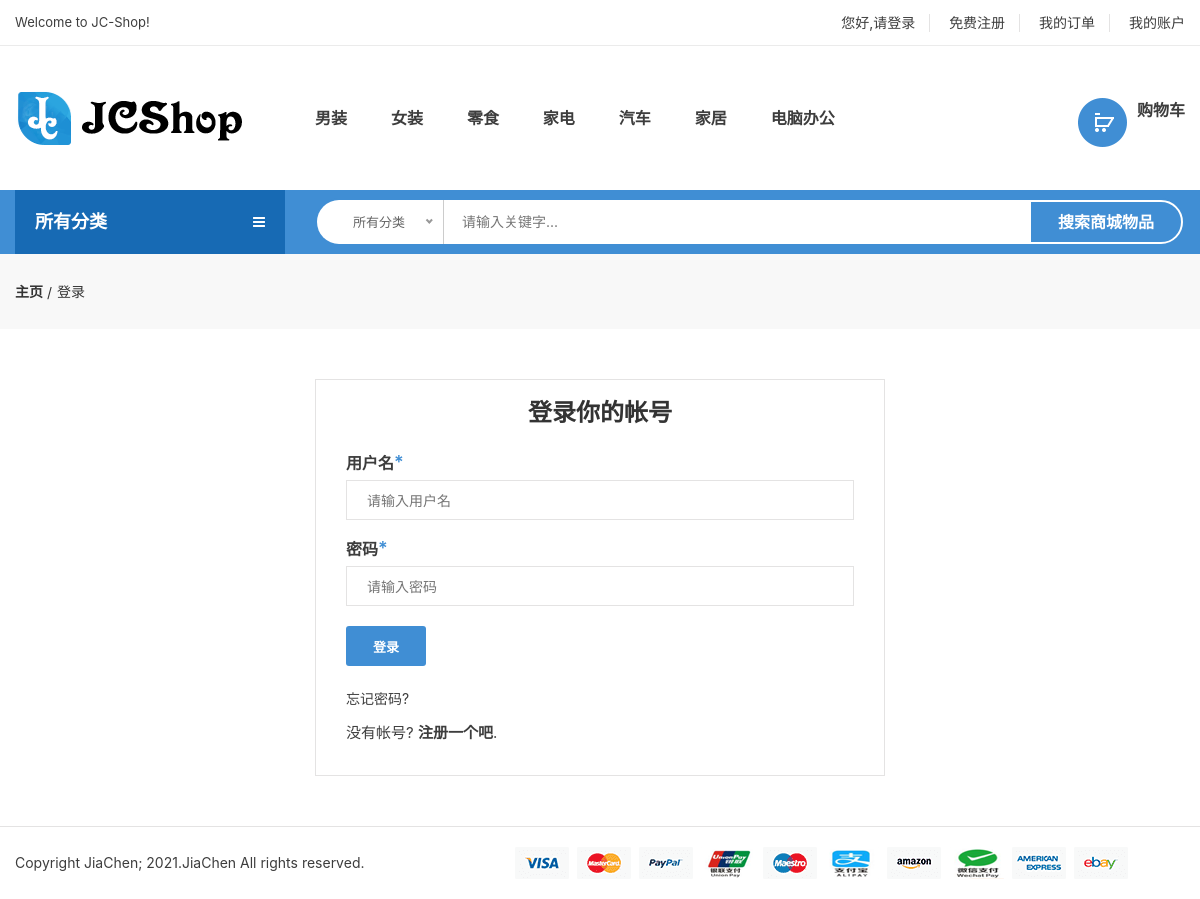
The page /login.php on the database its author committed.
### tables this page shows
CREATE TABLE `jc_type` (
  `typeid` int(11) NOT NULL,
  `typename` varchar(30) NOT NULL,
  `typedes` text
);

### include/comm.php (called while the page is built, shortened)
<?php
function get_Connect(){
	$url="127.0.0.1";
	$username="root";
	$connection = mysqli_connect($url,$username,"") or die (header("location: ./error.php?msg=Êý¾Ý¿â·þÎñÆ÷²ÎÊý´íÎó"));
	mysqli_query($connection,"set names utf8");
	return $connection;
}
function execQuery($strQuery){
	$results = array();
	$connection = get_Connect();
	$rs = mysqli_query($connection,$strQuery) or  die("²éÑ¯Ê§°Ü");
	for($i=0;$i<mysqli_num_rows($rs);$i++){
		$results[$i] = mysqli_fetch_assoc($rs);
	}
	return $results;
}
?>

### include/jc_type.php (called while the page is built, shortened)
<?php
include_once "comm.php";
function findAll(){
		$strQuery = "select * from jc_type order by typeid asc";
		$rs = execQuery($strQuery);
		if(count($rs)>0){
			return $rs;
		}
	return $rs;
	}
?>

### login.php (the view, shortened to what this page needs)
<!doctype html>
<html class="no-js" lang="en">
<head>
    <link rel="stylesheet" href="assets/css/vendor/vendor.min.css">
    <link rel="stylesheet" href="assets/css/plugins/plugins.min.css">
    <link rel="stylesheet" href="assets/css/style.min.css">
</head>
<?php include "header.php";?>
<?php include_once "include/jc_type.php";?>
<body>
    <div class="header-area header-three">
        <div class="header-middle space-40 sticker">
            <div class="container">
                <div class="row align-items-center">
                    <div class="col-lg-3 col-6">
                        <div class="logo">
                            <a href="index.php"><img src="assets/images/logo/pos-circle-logo.png" alt="" class="img-fluid"></a>
                        </div>
                    </div>
                    <div class="col-lg-9 col-6">
                        <div class="header-middle-inner">
                            <div class="header-menu float-left add-sticky">
                                <div class="sticky-container">
                                    <nav class="main-menu">
                                                <ul>
                                    				<?php
        											$tj=findAll();
                                    				foreach($tj as $row_1){
                                    				?>
                                                    <li>
                                                        <a href="showType.php?typeid=<?php echo $row_1['typeid'];?>"><?php echo $row_1['typename'];?></a>
                                                    </li>
                                    				<?php
                                    				}
                                    				?>
                                                </ul>
                                            </nav>
                                        </div>
                                    </div>
                            <div class="blockcart">
                                <a href="shoppingCart.php">
                                    <img src="assets/images/cart/cart.png" alt="" class="img-fluid">
                                    <span class="my-cart">购物车</span>
                                </a>
                            </div>
                        </div>
                    </div>
                </div>
            </div>
        </div>
<div class="header-menu header-bottom-area theme-bg">
            <div class="container">
                <div class="row">
                    <div class="col-lg-3">
                        <div class="categoryes-menu-bar">
                            <div class="categoryes-menu-btn category-toggle">
                                <div class="float-left">
                                    <a href="#">所有分类</a>
                                </div>
                                <div class="float-right">
                                    <i class="fa fa-bars"></i>
                                </div>
                            </div>
                        </div>
                    </div>
                    <div class="col-lg-9">
                        <div class="search-container">
                            <form action="search.php" method="post">
                                <div class="search_box">
                                    <input class="header-search" name="goodskeys" placeholder="请输入关键字..." type="text">
                                    <button class="header-search-button" name="submitkeys" type="submit">搜索商城物品</button>
                                </div>
                            </form>
                        </div>
                    </div>
                </div>
            </div>
        </div>
    </div>
    <div class="breadcrumbs_area">
        <div class="container">
            <div class="row">
                <div class="col-12">
                    <div class="breadcrumb_content">
                        <ul>
                            <li>
                                <h1><a href="index.php">主页</a></h1>
                            </li>
                            <li>登录</li>
                        </ul>
                    </div>
                </div>
            </div>
        </div>
    </div>
    <div class="login-area mt-25">
        <div class="container">
            <div class="row">
                <div class="offset-lg-3 col-lg-6">
                    <div class="checkout_info mb-20">
                        <form class="form-row" method="post" action="checkLogin.php">
                            <h1 class="last-title mb-30 text-center">登录你的帐号</h1>
                            <div class="form_group col-12">
                                <label class="form-label">用户名<span>*</span></label>
                                <input class="input-form" type="text" name="username" id="username" placeholder="请输入用户名" required>
                            </div>
                            <div class="form_group col-12 position-relative">
                                <label class="form-label">密码<span>*</span></label>
                                <input class="input-form " type="password" name="password" id="password" placeholder="请输入密码" required>
                            </div>
                            <div class="form_group group_3 col-lg-3">
                                <button class="login-register" name="logining" type="submit">登录</button>
                            </div>
                            <div class="form_group group_3 col-lg-9">
                            </div>
                            <div class="col-lg-12 text-left">
                                <a class="lost-password" href="forgetPwd.php">忘记密码?</a>
                            </div>
                            <div class="col-lg-12 text-left">
                                <p class="register-page"> 没有帐号? <a href="register.php">注册一个吧</a>.</p>
                            </div>
                        </form>
                    </div>
                </div>
            </div>
        </div>
    </div>
    <footer class="mt-30">
        <div class="footer-bottom">
            <div class="container">
                <div class="row align-items-center">
                    <div class="col-lg-5 col-md-12 col-12">
                        <div class="footer-bottom-content">
                            <div class="footer-copyright">
                                <p>Copyright JiaChen; 2021.JiaChen All rights reserved.</p>
                            </div>
                        </div>
                    </div>
                    <div class="col-lg-7 col-md-12 col-12">
                        <div class="payment">
                            <a href="#">
                                <img src="assets/images/payment/footerend.png" alt="" class="img-fluid">
                            </a>
                        </div>
                    </div>
                </div>
            </div>
        </div>
    </footer>
</body>
</html>

### rows shown on the page
jc_type: typename "男装"
jc_type: typename "女装"
jc_type: typename "零食"
jc_type: typename "家电"
jc_type: typename "汽车"
jc_type: typename "家居"
jc_type: typename "电脑办公"
